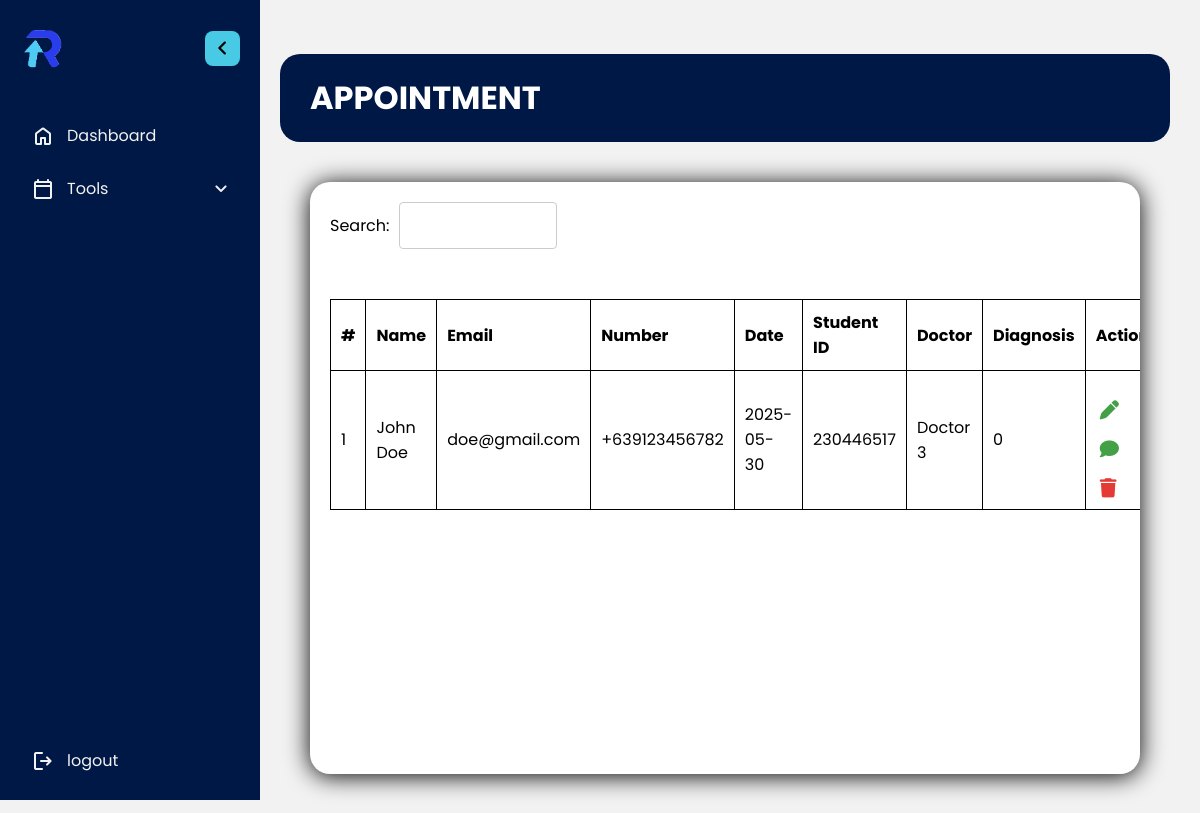
The app's page /updates.php with its own data.
### tables this page shows
CREATE TABLE `appointments` (
  `id` int(11) NOT NULL,
  `name` varchar(100) NOT NULL,
  `email` varchar(100) NOT NULL,
  `phone` varchar(20) NOT NULL,
  `date` date NOT NULL,
  `time` time DEFAULT NULL,
  `studentId` int(11) NOT NULL,
  `Diagnosis` varchar(255) NOT NULL,
  `doctor_id` int(11) DEFAULT NULL,
  `comments` varchar(255) NOT NULL
);

CREATE TABLE `doctors` (
  `id` int(11) NOT NULL,
  `name` varchar(100) NOT NULL
);

### updates.php (the view, shortened to what this page needs)
<?php
include("config.php");
$sql = "SELECT * FROM appointments";
$stmt = $dbh->prepare($sql);
$stmt->execute();
$results = $stmt->fetchAll(PDO::FETCH_OBJ);
$doctorStmt = $dbh->prepare("SELECT * FROM doctors");
$doctorStmt->execute();
$doctors = $doctorStmt->fetchAll(PDO::FETCH_OBJ);
?>
<!DOCTYPE html>
<html lang="en">
<head>
    <link rel="stylesheet" href="bahay/style.css">
    <link rel="stylesheet" href="https://cdnjs.cloudflare.com/ajax/libs/font-awesome/6.7.2/css/all.min.css">
</head>
<body>
            <button class="sidebar-menu-button">
            </button>
    <aside class="sidebar">
        <header class="sidebar-header">
            <a href="#" class="header-logo">
                <img src="img/cropped.PNG" alt="Rxecll">
            </a>
            <button class="sidebar-toggler">
                <span class="material-symbols-rounded">chevron_left</span>
            </button>
        </header>
        <nav class="sidebar-nav">
            <ul class="nav-list primary-nav">
                <li class="nav-item">
                    <a href="bahay.php" class="nav-link">
                        <span class="material-symbols-rounded">home</span>
                        <span class="nav-label">Dashboard</span>
                    </a>
                </li>
                <li class="nav-item dropdown-container">
                    <a href="bahay.php" class="nav-link dropdown-toggle">
                        <span class="material-symbols-rounded">calendar_today</span>
                        <span class="nav-label">Tools</span>
                        <span class="dropdown-icon material-symbols-rounded">keyboard_arrow_down</span>
                    </a>
                </li>
            </ul>
            <ul class="nav-list secondary-nav">
                <li class="nav-item">
                    <a href="logout.php" class="nav-link">
                        <span class="material-symbols-rounded">logout</span>
                        <span class="nav-label">logout</span>
                    </a>
                </li>
            </ul>
        </nav>
    </aside>
    <main class="main">
        <header class="main-header">
            <h1 class="main-title">APPOINTMENT</h1>
        </header>
        <section class="content">
            <div class="main-content">
                <div class="search-container">
                    <label for="searchInput" class="search-label">Search:</label>
                    <input type="text" id="searchInput" class="search-input" placeholder="">
                    <br>
                </div>
                <table>
                   <thead>
                <tr>
                <th>#</th>
                <th>Name</th>
                <th>Email</th>
                <th>Number</th>
                <th>Date</th>
                <th>Student ID</th>
                <th>Doctor</th>
                <th>Diagnosis</th>
                <th>Action</th>
</tr>
</thead>
<tbody id="editableTableBody">
<?php $cnt = 1; foreach ($results as $result) { ?>
<tr>
    <td><?php echo htmlentities($cnt); ?></td>
    <td><?php echo htmlentities($result->name); ?></td>
    <td><?php echo htmlentities($result->email); ?></td>
    <td><?php echo htmlentities($result->phone); ?></td>
    <td><?php echo date('Y-m-d', strtotime($result->date)); ?></td>
    <td><?php echo htmlentities($result->studentId); ?></td>
    <td>
        <?php
        $doctorName = '';
        foreach ($doctors as $doctor) {
            if ($doctor->id == $result->doctor_id) {
                $doctorName = htmlentities($doctor->name);
                break;
            }
        }
        echo $doctorName;
        ?>
    </td>
       <td><?php echo htmlentities($result->Diagnosis); ?></td>
    <td>
        <button class="edit-btn"
            data-id="<?php echo $result->id; ?>"
            data-name="<?php echo htmlentities($result->name); ?>"
            data-email="<?php echo htmlentities($result->email); ?>"
            data-phone="<?php echo htmlentities($result->phone); ?>"
            data-date="<?php echo date('Y-m-d', strtotime($result->date)); ?>"
            data-doctor="<?php echo $result->doctor_id; ?>"
            data-diagnosis="<?php echo htmlentities($result->Diagnosis ?? ''); ?>"
            style="background:none;border:none;cursor:pointer;padding:0 4px;vertical-align:middle;display:inline-flex;align-items:center;">
            <i class="fa fa-pen edit-icon"></i>
        </button>
        <button class="comment-btn" data-id="<?php echo $result->id; ?>" style="background:none;border:none;cursor:pointer;padding:0 4px;vertical-align:middle;display:inline-flex;align-items:center;">
            <i class="fa fa-comment" style="color:#43a047;font-size:1.2rem;"></i>
        </button>
        <button class="delete-btn" data-id="<?php echo $result->id; ?>" style="background:none;border:none;cursor:pointer;padding:0 4px;vertical-align:middle;display:inline-flex;align-items:center;">
            <i class="fa fa-trash" style="color:#e53935;font-size:1.2rem;"></i>
        </button>
    </td>
    </tr>
    <?php $cnt++; } ?>
    </tbody>
 </table>
                </div>
        </section>
</main>
</body>
</html>

### bahay/style.css (style rules this page uses)
* { font-family: poppins, sans-serif; margin: 0; padding: 0; box-sizing: border-box; }
body { background-color: #f2f2f2; min-height: 100vh; }
main { display: flex; flex-direction: column; gap: 20px; margin-left: 250px; padding: 20px 30px; transition: all 0.4s ease; }
.main-header { display: flex; align-items: center; justify-content: space-between; padding: 20px 30px; border-radius: 20px; background-color: #001845; color: white; }
section { gap: 20px; margin-left: 0px; padding: 20px 30px; transition: all 0.4s ease; }
.main-content { padding: 20px; margin: 0; width: 100%; height: 70vh; border-radius: 20px; box-shadow: 0 2px 24px rgba(0, 0, 0, 0.1); overflow: hidden; background-color: white; }
.fa { padding-top: 20px; font-size: 100px; }
.sidebar { top: 0; left: 0; position: fixed; width: 260px; height: 100vh; background: #001845; transition: all 0.4s ease; z-index: 1000; }
.sidebar .sidebar-header { display: flex; position: relative; align-items: center; justify-content: space-between; padding: 25px 20px; }
.sidebar-header .header-logo img { height: 46px; width: 46px; display: block; object-fit: contain; border-radius: 50%; }
.sidebar-header .sidebar-toggler { position: absolute; right: 20px; height: 35px; width: 35px; border: none; border-radius: 8px; cursor: pointer; display: flex; align-items: center; justify-content: center; background: #48cae4; transition: 0.4s ease; }
.sidebar-header .sidebar-toggler span { font-size: 1.75rem; transition: 0.4s ease; }
.sidebar-nav .nav-list { list-style: none; display: flex; gap: 4px; padding: 0 15px; flex-direction: column; transform: translateY(15px); transition: 0.4s ease; }
.sidebar-nav .nav-item .nav-link { color: #f2f2f2; display: flex; align-items: center; gap: 12px; white-space: nowrap; padding: 11px 15px; border-radius: 8px; border: 1px solid transparent; text-decoration: none; transition: all 0.3s ease; }
.sidebar-nav .nav-link :where(.nav-label, .dropdown-icon) { transition: opacity 0.3s ease; }
.sidebar-nav .secondary-nav { position: absolute; bottom: 30px; width: 100%; background: #001845; }
.sidebar-nav .dropdown-container { position: relative; }
.sidebar-nav .dropdown-container .dropdown-icon { margin: 0 -4px 0 auto; transition: transform 0.4s ease, opacity 0.3s 0.2s ease; }

### updates.php (style rules this page uses)
table { width: 100%; border-collapse: collapse; margin-top: 50px; }
th, td { border: 1px solid black; padding: 10px; text-align: left; }
th { background-color: var(--body-color); }
.search-container { margin-bottom: 20px; display: flex; align-items: center; }
.search-label { font-size: 16px; margin-right: 10px; }
.search-input { width: 20%; padding: 10px; font-size: 16px; border: 1px solid #ccc; border-radius: 4px; }
.edit-btn { cursor: pointer; }
.main-content { padding: 20px; margin: 0; width: 100%; height: 74vh; border-radius: 20px; box-shadow: 0 2px 24px; overflow: hidden; }
.edit-icon { color: #43a047; font-size: 1.2rem; transition: color 0.2s, transform 0.2s; vertical-align: middle; }

### records on screen
appointments: name "John Doe", email "doe@gmail.com", phone "+639123456782", date "2025-05-30", studentId "230446517", doctor.name "Doctor 3", Diagnosis "0"
